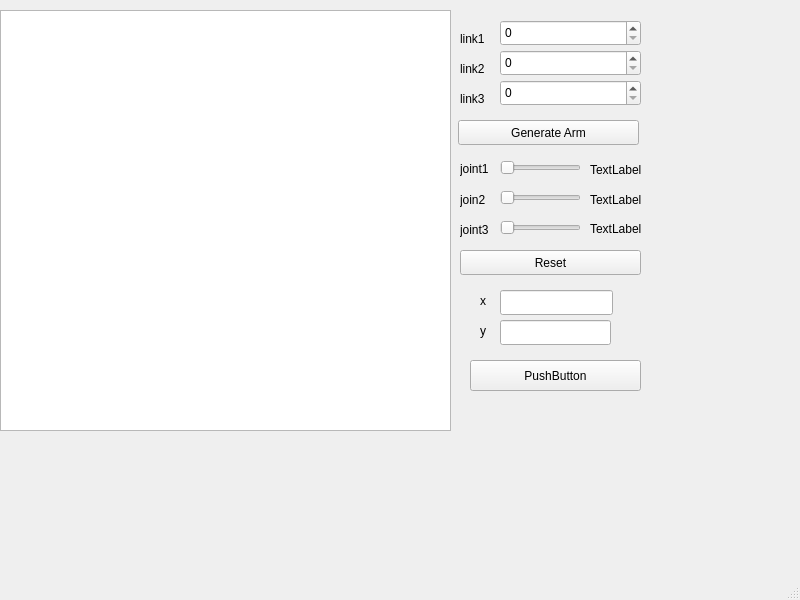
<?xml version="1.0" encoding="UTF-8"?>
<ui version="4.0">
 <class>MainWindow</class>
 <widget class="QMainWindow" name="MainWindow">
  <property name="geometry">
   <rect>
    <x>0</x>
    <y>0</y>
    <width>800</width>
    <height>600</height>
   </rect>
  </property>
  <property name="windowTitle">
   <string>MainWindow</string>
  </property>
  <widget class="QWidget" name="centralwidget">
   <widget class="QSlider" name="joint1_slider">
    <property name="geometry">
     <rect>
      <x>500</x>
      <y>160</y>
      <width>81</width>
      <height>16</height>
     </rect>
    </property>
    <property name="orientation">
     <enum>Qt::Orientation::Horizontal</enum>
    </property>
   </widget>
   <widget class="QSlider" name="joint2_slider">
    <property name="geometry">
     <rect>
      <x>500</x>
      <y>190</y>
      <width>81</width>
      <height>16</height>
     </rect>
    </property>
    <property name="orientation">
     <enum>Qt::Orientation::Horizontal</enum>
    </property>
   </widget>
   <widget class="QSlider" name="joint3_slider">
    <property name="geometry">
     <rect>
      <x>500</x>
      <y>220</y>
      <width>81</width>
      <height>16</height>
     </rect>
    </property>
    <property name="orientation">
     <enum>Qt::Orientation::Horizontal</enum>
    </property>
   </widget>
   <widget class="QGraphicsView" name="view">
    <property name="geometry">
     <rect>
      <x>0</x>
      <y>10</y>
      <width>451</width>
      <height>421</height>
     </rect>
    </property>
   </widget>
   <widget class="QSpinBox" name="link1_spinbox">
    <property name="geometry">
     <rect>
      <x>500</x>
      <y>20</y>
      <width>141</width>
      <height>26</height>
     </rect>
    </property>
   </widget>
   <widget class="QSpinBox" name="link2_spinbox">
    <property name="geometry">
     <rect>
      <x>500</x>
      <y>50</y>
      <width>141</width>
      <height>26</height>
     </rect>
    </property>
   </widget>
   <widget class="QSpinBox" name="link3_spinbox">
    <property name="geometry">
     <rect>
      <x>500</x>
      <y>80</y>
      <width>141</width>
      <height>26</height>
     </rect>
    </property>
   </widget>
   <widget class="QLabel" name="joint1Angle">
    <property name="geometry">
     <rect>
      <x>590</x>
      <y>160</y>
      <width>51</width>
      <height>20</height>
     </rect>
    </property>
    <property name="text">
     <string>TextLabel</string>
    </property>
   </widget>
   <widget class="QLabel" name="joint2Angle">
    <property name="geometry">
     <rect>
      <x>590</x>
      <y>190</y>
      <width>51</width>
      <height>20</height>
     </rect>
    </property>
    <property name="text">
     <string>TextLabel</string>
    </property>
   </widget>
   <widget class="QLabel" name="joint3Angle">
    <property name="geometry">
     <rect>
      <x>590</x>
      <y>220</y>
      <width>51</width>
      <height>17</height>
     </rect>
    </property>
    <property name="text">
     <string>TextLabel</string>
    </property>
   </widget>
   <widget class="QPushButton" name="draw_btn">
    <property name="geometry">
     <rect>
      <x>458</x>
      <y>120</y>
      <width>181</width>
      <height>25</height>
     </rect>
    </property>
    <property name="text">
     <string>Generate Arm</string>
    </property>
   </widget>
   <widget class="QPushButton" name="reset_btn">
    <property name="geometry">
     <rect>
      <x>460</x>
      <y>250</y>
      <width>181</width>
      <height>25</height>
     </rect>
    </property>
    <property name="text">
     <string>Reset</string>
    </property>
   </widget>
   <widget class="QLabel" name="label">
    <property name="geometry">
     <rect>
      <x>460</x>
      <y>30</y>
      <width>31</width>
      <height>17</height>
     </rect>
    </property>
    <property name="text">
     <string>link1</string>
    </property>
   </widget>
   <widget class="QLabel" name="label_2">
    <property name="geometry">
     <rect>
      <x>460</x>
      <y>60</y>
      <width>31</width>
      <height>17</height>
     </rect>
    </property>
    <property name="text">
     <string>link2</string>
    </property>
   </widget>
   <widget class="QLabel" name="label_3">
    <property name="geometry">
     <rect>
      <x>460</x>
      <y>90</y>
      <width>31</width>
      <height>17</height>
     </rect>
    </property>
    <property name="text">
     <string>link3</string>
    </property>
   </widget>
   <widget class="QLabel" name="label1">
    <property name="geometry">
     <rect>
      <x>460</x>
      <y>160</y>
      <width>41</width>
      <height>17</height>
     </rect>
    </property>
    <property name="text">
     <string>joint1</string>
    </property>
   </widget>
   <widget class="QLabel" name="label2">
    <property name="geometry">
     <rect>
      <x>460</x>
      <y>190</y>
      <width>41</width>
      <height>20</height>
     </rect>
    </property>
    <property name="text">
     <string>join2</string>
    </property>
   </widget>
   <widget class="QLabel" name="label3">
    <property name="geometry">
     <rect>
      <x>460</x>
      <y>220</y>
      <width>41</width>
      <height>20</height>
     </rect>
    </property>
    <property name="text">
     <string>joint3</string>
    </property>
   </widget>
   <widget class="QLineEdit" name="lineEdit">
    <property name="geometry">
     <rect>
      <x>500</x>
      <y>290</y>
      <width>113</width>
      <height>25</height>
     </rect>
    </property>
   </widget>
   <widget class="QLineEdit" name="lineEdit_2">
    <property name="geometry">
     <rect>
      <x>500</x>
      <y>320</y>
      <width>111</width>
      <height>25</height>
     </rect>
    </property>
   </widget>
   <widget class="QLabel" name="label_4">
    <property name="geometry">
     <rect>
      <x>480</x>
      <y>290</y>
      <width>16</width>
      <height>21</height>
     </rect>
    </property>
    <property name="text">
     <string>x</string>
    </property>
   </widget>
   <widget class="QLabel" name="label_5">
    <property name="geometry">
     <rect>
      <x>480</x>
      <y>320</y>
      <width>16</width>
      <height>21</height>
     </rect>
    </property>
    <property name="text">
     <string>y</string>
    </property>
   </widget>
   <widget class="QPushButton" name="pushButton">
    <property name="geometry">
     <rect>
      <x>470</x>
      <y>360</y>
      <width>171</width>
      <height>31</height>
     </rect>
    </property>
    <property name="text">
     <string>PushButton</string>
    </property>
   </widget>
  </widget>
  <widget class="QMenuBar" name="menubar">
   <property name="geometry">
    <rect>
     <x>0</x>
     <y>0</y>
     <width>800</width>
     <height>22</height>
    </rect>
   </property>
  </widget>
  <widget class="QStatusBar" name="statusbar"/>
 </widget>
 <resources/>
 <connections/>
</ui>
